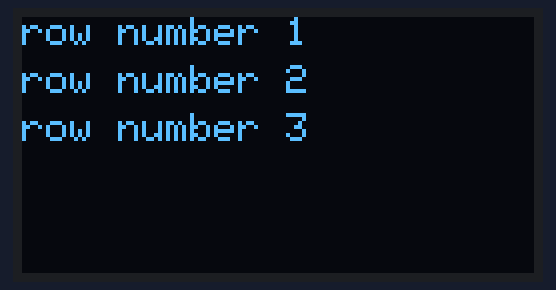
Bench run of a sketch on a simulated Arduino Uno, built with avr-gcc and run on an emulated ATmega328P. Parts: 128×64 one-colour display.

Above: at 0.1 s.

The sketch:

oled_text.ino
```cpp
#include <SPI.h>
#include <Wire.h>
#include <Adafruit_GFX.h>
#include <Adafruit_SSD1306.h>

#define OLED_RESET 4
Adafruit_SSD1306 display(OLED_RESET);

#define SCREEN_WIDTH 128 // OLED display width, in pixels
#define SCREEN_HEIGHT 64 // OLED display height, in pixels

void setup() {
  // put your setup code here, to run once:
  display.begin(SSD1306_SWITCHCAPVCC, 0X3C);
  display.clearDisplay();
}

void loop() {
  // put your main code here, to run repeatedly:
  display.setTextSize(1);
  display.setTextColor(WHITE);
  display.setCursor(0,0);
  display.println("row number 1");
  display.setCursor(0,12);
  display.println("row number 2");
  display.setCursor(0,24);
  display.println("row number 3");
  display.display();
}
```
